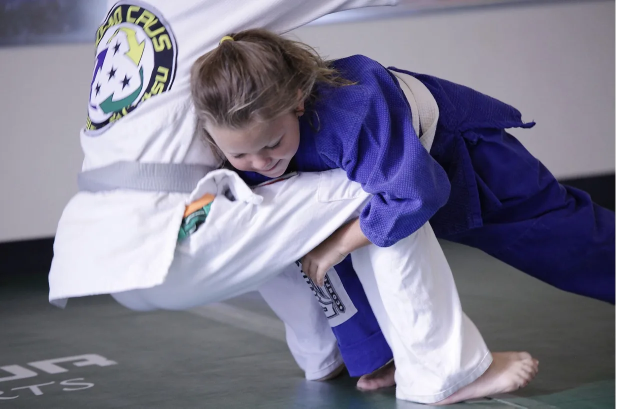
#> input picture site/assets/youth-junior-warriors-training.webp, 1233 x 817 px (shown at 1/2 size)
$ python build_meta_leadgen_wave1.py
#> lines starting #> are read from the running program, lines starting #| are printed output that depends on the picture
#!/usr/bin/env python3
from pathlib import Path
from PIL import Image, ImageDraw, ImageFont, ImageOps

ROOT = Path(__file__).resolve().parents[1]
ASSETS = ROOT / "site" / "assets"
OUT = ROOT / "assets" / "meta-leadgen-wave1"
OUT.mkdir(parents=True, exist_ok=True)

BLACK = "#101010"
WHITE = "#FFFDF8"
YELLOW = "#F5C400"
BLUE = "#194FC3"
FONT_DISPLAY = "/mnt/c/Windows/Fonts/impact.ttf"
FONT_BODY = "/usr/share/fonts/truetype/dejavu/DejaVuSans-Bold.ttf"

CONCEPTS = [
    {
        "slug": "01-tap-means-stop",
        "source": "youth-junior-warriors-training.webp",
        "headline": ["TAP MEANS", "STOP."],
        "sub": "SAFE BOUNDARIES START HERE.",
        "footer": "KIDS BJJ • DRIPPING SPRINGS",
        "position": (0.56, 0.46),
        "accent": YELLOW,
    },
    {
        "slug": "02-confidence-through-practice",
        "source": "campaign-images/kids-gathering.webp",
        "headline": ["CONFIDENCE", "GROWS THROUGH", "PRACTICE."],
        "sub": "NO PERFECT KID REQUIRED.",
        "footer": "JOAO CRUS BJJ • EST. 2003",
        "position": (0.50, 0.48),
        "accent": BLUE,
    },
    {
        "slug": "03-starting-at-age-3-real-kids",
        "source_path": "assets/source-images/little-champions-real-group-2026-08-26.jpg",
        "headline": ["STARTING AT", "AGE 3.", "ON PURPOSE."],
        "sub": "SHORT GAMES. SIMPLE DIRECTIONS. REAL SKILLS.",
        "footer": "LITTLE CHAMPIONS • DRIPPING SPRINGS",
        "position": (0.50, 0.40),
        "accent": YELLOW,
        "preserve_full_group": True,
    },
    {
        "slug": "04-find-the-right-kids-class",
        "source": "joao-crus-coach-headshot.webp",
        "headline": ["WHICH KIDS", "CLASS FITS?"],
        "sub": "GET A RECOMMENDED STARTING POINT.",
        "footer": "LITTLE CHAMPIONS • YOUTH • TEENS",
        "position": (0.50, 0.48),
        "accent": BLUE,
    },
]


def font(path, size):
    return ImageFont.truetype(path, size)


# [8 lines left out: function fit_text, not called in this run]


def cover(im, size, position):
    return ImageOps.fit(im.convert("RGB"), size, Image.Resampling.LANCZOS, centering=position)


def source_image(c):
    if "source_path" in c:
        return Image.open(ROOT / c["source_path"])
    return Image.open(ASSETS / c["source"])
#> returned value is the input picture: PIL image 1233x817 RGB; mean R, G, B 125.8, 123.8, 143.3
#> in cover, `return ImageOps.fit(im.convert("RGB"), size, Image.Resampling.LANCZOS,..`:
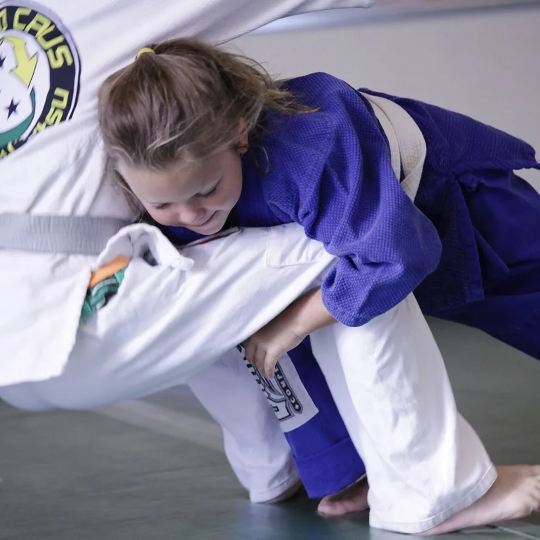
#> returned value: PIL image 1080x1080 RGB (shown at 1/2 size); mean R, G, B 129.8, 127.4, 150


# [7 lines left out: function full_group_canvas, not called in this run]


def logo_badge(canvas, x, y, diameter):
    logo = Image.open(ASSETS / "joao-crus-bjj-logo.png").convert("RGBA")
    logo.thumbnail((diameter, diameter), Image.Resampling.LANCZOS)
    shadow = Image.new("RGBA", canvas.size, (0, 0, 0, 0))
    sd = ImageDraw.Draw(shadow)
    sd.ellipse((x-5, y-5, x+diameter+5, y+diameter+5), fill=(16,16,16,210))
    canvas.alpha_composite(shadow)
    canvas.alpha_composite(logo, (x + (diameter-logo.width)//2, y + (diameter-logo.height)//2))


def gradient_overlay(size, top_start=0.42):
#> called with size = (1080, 1080), top_start = 0.38
    w, h = size
    ov = Image.new("RGBA", size, (0,0,0,0))
#> ov: PIL image 1080x1080 RGBA; every value is 0
    draw = ImageDraw.Draw(ov)
    start = int(h * top_start)
    for y in range(start, h):
        t = (y-start) / max(1, h-start)
        a = int(20 + 225 * min(1, t*1.25))
        draw.line((0, y, w, y), fill=(16, 16, 16, a))
    return ov


def make_square(c):
    size = (1080,1080)
    src = source_image(c)
    if c.get("preserve_full_group"):
        base = full_group_canvas(src, size, 0).convert("RGBA")
    else:
        base = cover(src, size, c["position"]).convert("RGBA")
    base.alpha_composite(gradient_overlay(size, 0.38))
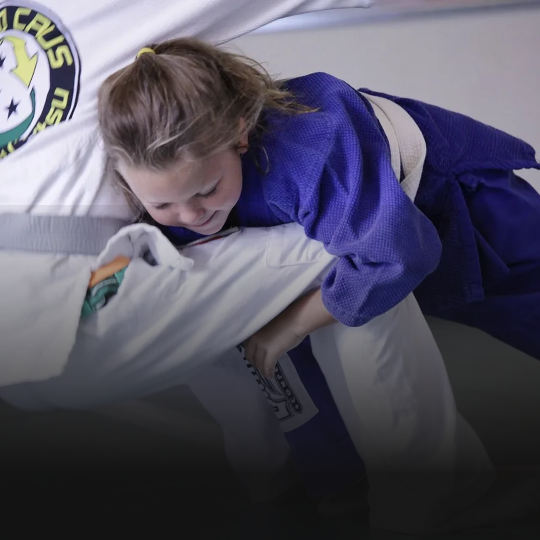
#> base: PIL image 1080x1080 RGBA (shown at 1/2 size); mean R, G, B, A 85.7, 83.2, 98.6, 255
    d = ImageDraw.Draw(base)
    logo_badge(base, 52, 48, 118)
    d.rectangle((0, 0, 18, 1080), fill=c["accent"])
    x, y = 70, 560
    for line in c["headline"]:
        f = fit_text(d, line, 940, FONT_DISPLAY, 118)
        d.text((x+4,y+5), line, font=f, fill=BLACK)
        d.text((x,y), line, font=f, fill=WHITE)
        y += int(f.size*0.88)
    d.rectangle((x, y+18, 1000, y+22), fill=c["accent"])
    sf = fit_text(d, c["sub"], 930, FONT_BODY, 34)
    d.text((x,y+42), c["sub"], font=sf, fill=YELLOW if c["accent"]==BLUE else WHITE)
    ff = fit_text(d, c["footer"], 930, FONT_BODY, 27)
    d.text((x,1022-ff.size), c["footer"], font=ff, fill=WHITE)
    return base.convert("RGB")


# [30 lines left out: function make_story, not called in this run]

for c in CONCEPTS:
#> (the run stopped early here; a loop or call above may not have finished)

$ run again, with site/assets/teen-cohort-ai-hero.webp copied over site/assets/youth-junior-warriors-training.webp
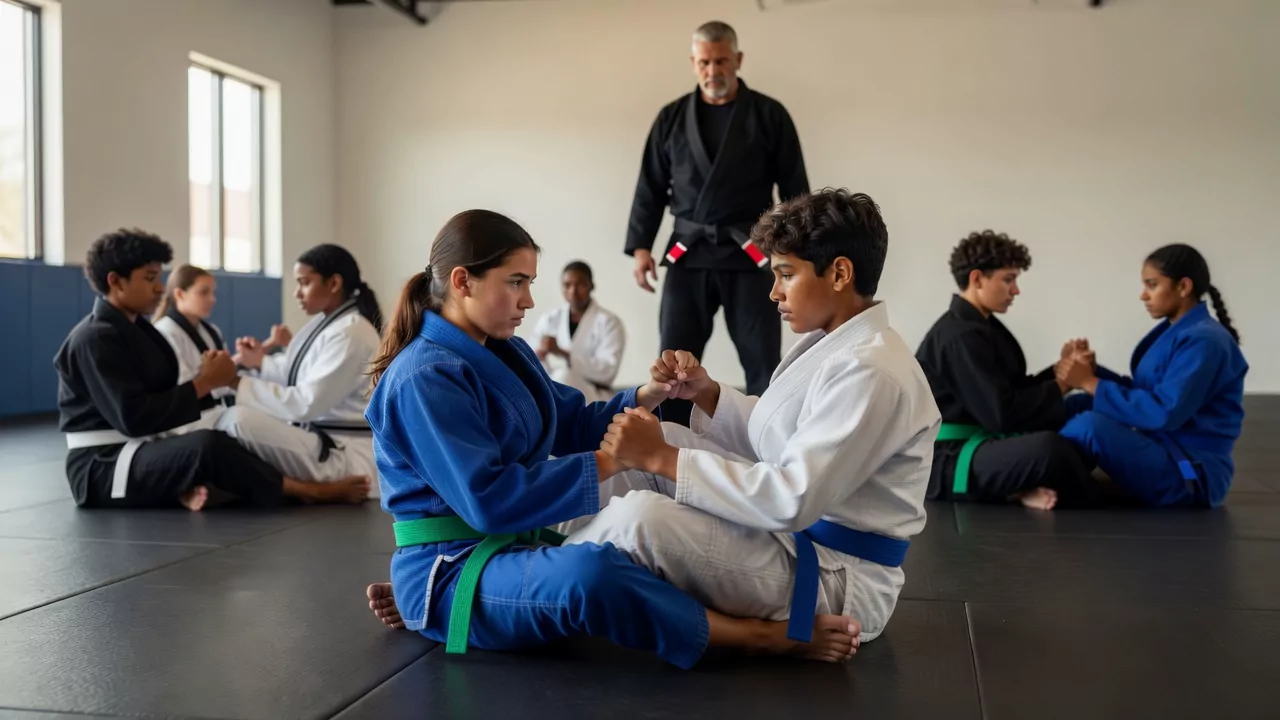
#> input picture site/assets/teen-cohort-ai-hero.webp, 1280 x 720 px
#> in source_image, returned value is the input picture: PIL image 1280x720 RGB; mean R, G, B 108.5, 106.1, 103.6
#> in cover, `return ImageOps.fit(im.convert("RGB"), size, Image.Resampling.LANCZOS,..`:
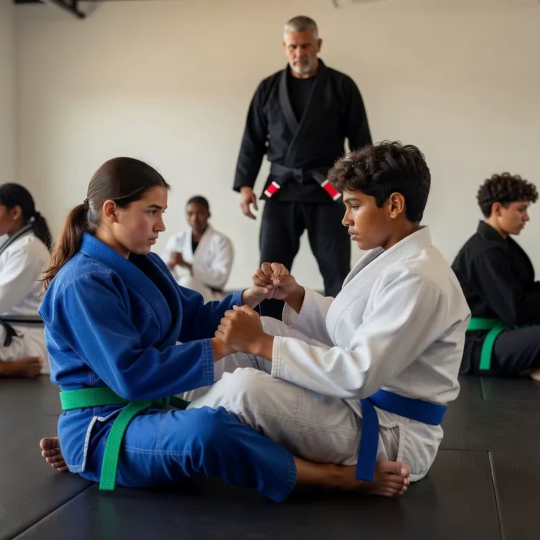
#> returned value: PIL image 1080x1080 RGB (shown at 1/2 size); mean R, G, B 105.4, 102.8, 101.1
#> ov: PIL image 1080x1080 RGBA; every value is 0
#> in make_square, `base.alpha_composite(gradient_overlay(size, 0.38))`:
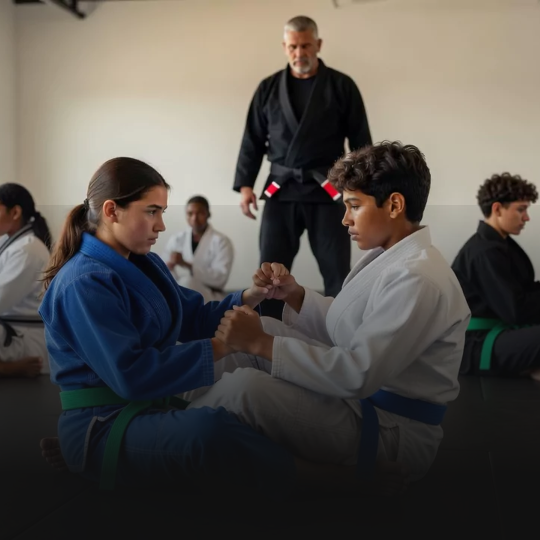
#> base: PIL image 1080x1080 RGBA (shown at 1/2 size); mean R, G, B, A 87.5, 83, 77.9, 255

$ run again, with site/assets/teen-jesse-testimonial.webp copied over site/assets/youth-junior-warriors-training.webp
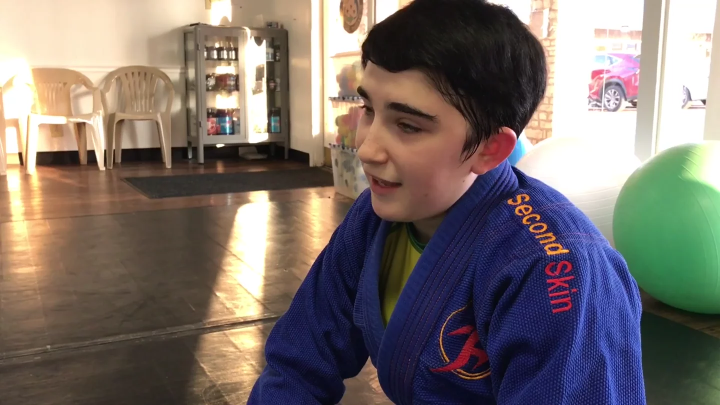
#> input picture site/assets/teen-jesse-testimonial.webp, 1440 x 810 px (shown at 1/2 size)
#> in source_image, returned value is the input picture: PIL image 1440x810 RGB; mean R, G, B 123.7, 113.6, 108.4
#> in cover, `return ImageOps.fit(im.convert("RGB"), size, Image.Resampling.LANCZOS,..`:
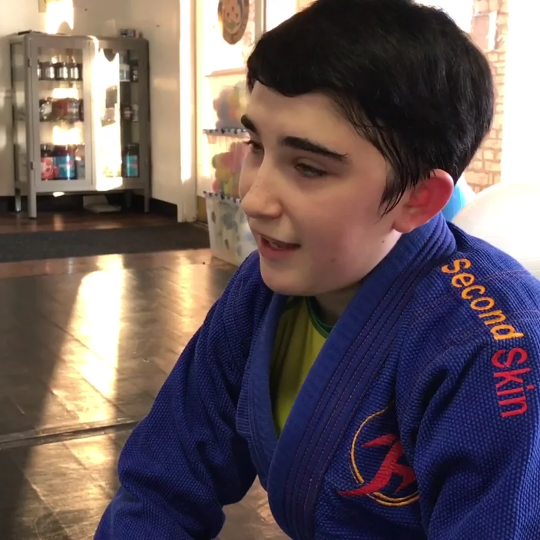
#> returned value: PIL image 1080x1080 RGB (shown at 1/2 size); mean R, G, B 104.7, 90.6, 92.3
#> ov: PIL image 1080x1080 RGBA; every value is 0
#> in make_square, `base.alpha_composite(gradient_overlay(size, 0.38))`:
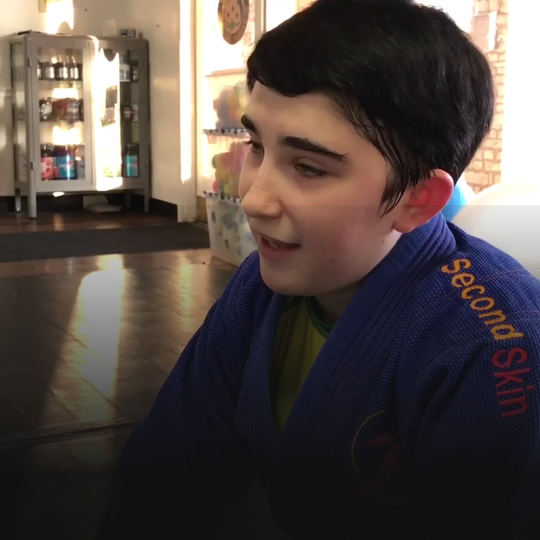
#> base: PIL image 1080x1080 RGBA (shown at 1/2 size); mean R, G, B, A 84.1, 73.7, 69.6, 255
